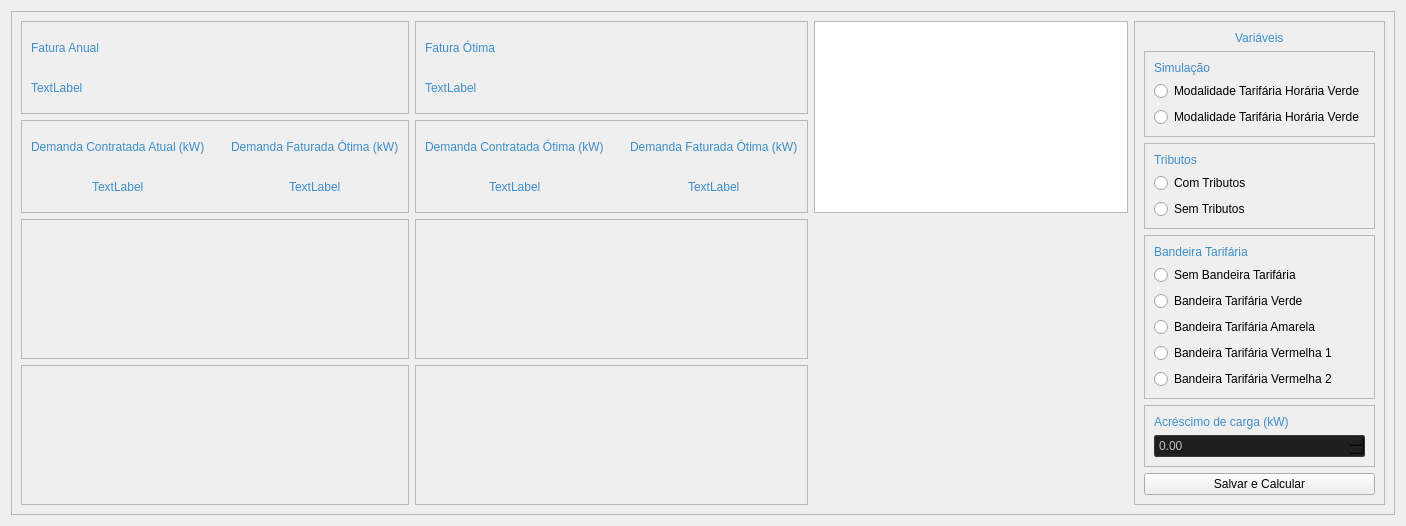
            <widget class="QWidget" name="page_3_Graficos">
             <property name="styleSheet">
              <string notr="true">QLabel {
    qproperty-alignment: AlignCenter;
	color: #3d8ec9;
	font: 77 14px &quot;Verdana&quot;;
}

QDoubleSpinBox
{
    selection-background-color: #302F2F;
    background-color: #201F1F;
    border-style: solid;
    border: 1px solid #3A3939;
    border-radius: 2px;
    padding: 2px;
	color: silver;
}

QComboBox
{
    selection-background-color: #302F2F;
    background-color: #201F1F;
    border-style: solid;
    border: 1px solid #3A3939;
    border-radius: 2px;
    padding: 2px;
	color: silver;
}</string>
             </property>
             <layout class="QVBoxLayout" name="verticalLayout_15">
              <item>
               <widget class="QFrame" name="frame_19">
                <property name="sizePolicy">
                 <sizepolicy hsizetype="Preferred" vsizetype="Expanding">
                  <horstretch>0</horstretch>
                  <verstretch>0</verstretch>
                 </sizepolicy>
                </property>
                <property name="frameShape">
                 <enum>QFrame::StyledPanel</enum>
                </property>
                <property name="frameShadow">
                 <enum>QFrame::Raised</enum>
                </property>
                <layout class="QGridLayout" name="gridLayout_6">
                 <item row="0" column="2" colspan="2">
                  <widget class="QFrame" name="frame_35">
                   <property name="sizePolicy">
                    <sizepolicy hsizetype="Preferred" vsizetype="Preferred">
                     <horstretch>0</horstretch>
                     <verstretch>0</verstretch>
                    </sizepolicy>
                   </property>
                   <property name="frameShape">
                    <enum>QFrame::StyledPanel</enum>
                   </property>
                   <property name="frameShadow">
                    <enum>QFrame::Raised</enum>
                   </property>
                   <layout class="QGridLayout" name="gridLayout_18">
                    <item row="0" column="0">
                     <widget class="QLabel" name="label_23">
                      <property name="text">
                       <string>Fatura Ótima</string>
                      </property>
                     </widget>
                    </item>
                    <item row="1" column="0">
                     <widget class="QLabel" name="label_27">
                      <property name="text">
                       <string>TextLabel</string>
                      </property>
                     </widget>
                    </item>
                   </layout>
                  </widget>
                 </item>
                 <item row="1" column="0" colspan="2">
                  <widget class="QFrame" name="frame_33">
                   <property name="frameShape">
                    <enum>QFrame::StyledPanel</enum>
                   </property>
                   <property name="frameShadow">
                    <enum>QFrame::Raised</enum>
                   </property>
                   <layout class="QGridLayout" name="gridLayout_17">
                    <item row="0" column="0" colspan="3">
                     <widget class="QLabel" name="label_24">
                      <property name="text">
                       <string>Demanda Contratada Atual (kW)</string>
                      </property>
                     </widget>
                    </item>
                    <item row="0" column="3" rowspan="2">
                     <spacer name="verticalSpacer_2">
                      <property name="orientation">
                       <enum>Qt::Vertical</enum>
                      </property>
                      <property name="sizeHint" stdset="0">
                       <size>
                        <width>20</width>
                        <height>70</height>
                       </size>
                      </property>
                     </spacer>
                    </item>
                    <item row="0" column="4" colspan="3">
                     <widget class="QLabel" name="label_25">
                      <property name="text">
                       <string>Demanda Faturada Ótima (kW)</string>
                      </property>
                     </widget>
                    </item>
                    <item row="1" column="0">
                     <spacer name="horizontalSpacer_10">
                      <property name="orientation">
                       <enum>Qt::Horizontal</enum>
                      </property>
                      <property name="sizeHint" stdset="0">
                       <size>
                        <width>46</width>
                        <height>20</height>
                       </size>
                      </property>
                     </spacer>
                    </item>
                    <item row="1" column="1">
                     <widget class="QLabel" name="label_28">
                      <property name="text">
                       <string>TextLabel</string>
                      </property>
                     </widget>
                    </item>
                    <item row="1" column="2">
                     <spacer name="horizontalSpacer_7">
                      <property name="orientation">
                       <enum>Qt::Horizontal</enum>
                      </property>
                      <property name="sizeHint" stdset="0">
                       <size>
                        <width>46</width>
                        <height>20</height>
                       </size>
                      </property>
                     </spacer>
                    </item>
                    <item row="1" column="4">
                     <spacer name="horizontalSpacer_9">
                      <property name="orientation">
                       <enum>Qt::Horizontal</enum>
                      </property>
                      <property name="sizeHint" stdset="0">
                       <size>
                        <width>40</width>
                        <height>20</height>
                       </size>
                      </property>
                     </spacer>
                    </item>
                    <item row="1" column="5">
                     <widget class="QLabel" name="label_29">
                      <property name="text">
                       <string>TextLabel</string>
                      </property>
                     </widget>
                    </item>
                    <item row="1" column="6">
                     <spacer name="horizontalSpacer_8">
                      <property name="orientation">
                       <enum>Qt::Horizontal</enum>
                      </property>
                      <property name="sizeHint" stdset="0">
                       <size>
                        <width>42</width>
                        <height>20</height>
                       </size>
                      </property>
                     </spacer>
                    </item>
                   </layout>
                  </widget>
                 </item>
                 <item row="1" column="2" colspan="2">
                  <widget class="QFrame" name="frame_34">
                   <property name="frameShape">
                    <enum>QFrame::StyledPanel</enum>
                   </property>
                   <property name="frameShadow">
                    <enum>QFrame::Raised</enum>
                   </property>
                   <layout class="QGridLayout" name="gridLayout_12">
                    <item row="0" column="0" colspan="3">
                     <widget class="QLabel" name="label_30">
                      <property name="text">
                       <string>Demanda Contratada Ótima (kW)</string>
                      </property>
                     </widget>
                    </item>
                    <item row="0" column="3" rowspan="2">
                     <spacer name="verticalSpacer">
                      <property name="orientation">
                       <enum>Qt::Vertical</enum>
                      </property>
                      <property name="sizeHint" stdset="0">
                       <size>
                        <width>20</width>
                        <height>70</height>
                       </size>
                      </property>
                     </spacer>
                    </item>
                    <item row="0" column="4" colspan="3">
                     <widget class="QLabel" name="label_31">
                      <property name="text">
                       <string>Demanda Faturada Ótima (kW)</string>
                      </property>
                     </widget>
                    </item>
                    <item row="1" column="0">
                     <spacer name="horizontalSpacer_4">
                      <property name="orientation">
                       <enum>Qt::Horizontal</enum>
                      </property>
                      <property name="sizeHint" stdset="0">
                       <size>
                        <width>48</width>
                        <height>20</height>
                       </size>
                      </property>
                     </spacer>
                    </item>
                    <item row="1" column="1">
                     <widget class="QLabel" name="label_32">
                      <property name="text">
                       <string>TextLabel</string>
                      </property>
                     </widget>
                    </item>
                    <item row="1" column="2">
                     <spacer name="horizontalSpacer_3">
                      <property name="orientation">
                       <enum>Qt::Horizontal</enum>
                      </property>
                      <property name="sizeHint" stdset="0">
                       <size>
                        <width>47</width>
                        <height>20</height>
                       </size>
                      </property>
                     </spacer>
                    </item>
                    <item row="1" column="4">
                     <spacer name="horizontalSpacer_6">
                      <property name="orientation">
                       <enum>Qt::Horizontal</enum>
                      </property>
                      <property name="sizeHint" stdset="0">
                       <size>
                        <width>42</width>
                        <height>20</height>
                       </size>
                      </property>
                     </spacer>
                    </item>
                    <item row="1" column="5">
                     <widget class="QLabel" name="label_52">
                      <property name="text">
                       <string>TextLabel</string>
                      </property>
                     </widget>
                    </item>
                    <item row="1" column="6">
                     <spacer name="horizontalSpacer_5">
                      <property name="orientation">
                       <enum>Qt::Horizontal</enum>
                      </property>
                      <property name="sizeHint" stdset="0">
                       <size>
                        <width>42</width>
                        <height>20</height>
                       </size>
                      </property>
                     </spacer>
                    </item>
                   </layout>
                  </widget>
                 </item>
                 <item row="2" column="0" colspan="2">
                  <widget class="QFrame" name="frame_20">
                   <property name="sizePolicy">
                    <sizepolicy hsizetype="Preferred" vsizetype="Expanding">
                     <horstretch>0</horstretch>
                     <verstretch>0</verstretch>
                    </sizepolicy>
                   </property>
                   <property name="frameShape">
                    <enum>QFrame::StyledPanel</enum>
                   </property>
                   <property name="frameShadow">
                    <enum>QFrame::Raised</enum>
                   </property>
                   <layout class="QVBoxLayout" name="verticalLayout_21">
                    <item>
                     <layout class="QVBoxLayout" name="verticalLayout_8"/>
                    </item>
                   </layout>
                  </widget>
                 </item>
                 <item row="3" column="0" colspan="2">
                  <widget class="QFrame" name="frame_29">
                   <property name="sizePolicy">
                    <sizepolicy hsizetype="Preferred" vsizetype="Expanding">
                     <horstretch>0</horstretch>
                     <verstretch>0</verstretch>
                    </sizepolicy>
                   </property>
                   <property name="frameShape">
                    <enum>QFrame::StyledPanel</enum>
                   </property>
                   <property name="frameShadow">
                    <enum>QFrame::Raised</enum>
                   </property>
                   <layout class="QVBoxLayout" name="verticalLayout_17">
                    <item>
                     <layout class="QVBoxLayout" name="verticalLayout_14"/>
                    </item>
                   </layout>
                  </widget>
                 </item>
                 <item row="0" column="4" rowspan="2" colspan="2">
                  <widget class="QTableView" name="tableView">
                   <property name="minimumSize">
                    <size>
                     <width>314</width>
                     <height>0</height>
                    </size>
                   </property>
                  </widget>
                 </item>
                 <item row="0" column="0" colspan="2">
                  <widget class="QFrame" name="frame_32">
                   <property name="sizePolicy">
                    <sizepolicy hsizetype="Preferred" vsizetype="Preferred">
                     <horstretch>0</horstretch>
                     <verstretch>0</verstretch>
                    </sizepolicy>
                   </property>
                   <property name="frameShape">
                    <enum>QFrame::StyledPanel</enum>
                   </property>
                   <property name="frameShadow">
                    <enum>QFrame::Raised</enum>
                   </property>
                   <layout class="QGridLayout" name="gridLayout_19">
                    <item row="0" column="0">
                     <widget class="QLabel" name="label_22">
                      <property name="text">
                       <string>Fatura Anual</string>
                      </property>
                     </widget>
                    </item>
                    <item row="1" column="0">
                     <widget class="QLabel" name="label_26">
                      <property name="text">
                       <string>TextLabel</string>
                      </property>
                     </widget>
                    </item>
                   </layout>
                  </widget>
                 </item>
                 <item row="3" column="2" colspan="2">
                  <widget class="QFrame" name="frame_31">
                   <property name="sizePolicy">
                    <sizepolicy hsizetype="Preferred" vsizetype="Expanding">
                     <horstretch>0</horstretch>
                     <verstretch>0</verstretch>
                    </sizepolicy>
                   </property>
                   <property name="frameShape">
                    <enum>QFrame::StyledPanel</enum>
                   </property>
                   <property name="frameShadow">
                    <enum>QFrame::Raised</enum>
                   </property>
                   <layout class="QVBoxLayout" name="verticalLayout_16">
                    <item>
                     <layout class="QVBoxLayout" name="verticalLayout_18"/>
                    </item>
                   </layout>
                  </widget>
                 </item>
                 <item row="2" column="5" rowspan="2">
                  <spacer name="verticalSpacer_4">
                   <property name="orientation">
                    <enum>Qt::Vertical</enum>
                   </property>
                   <property name="sizeHint" stdset="0">
                    <size>
                     <width>20</width>
                     <height>40</height>
                    </size>
                   </property>
                  </spacer>
                 </item>
                 <item row="2" column="2" colspan="2">
                  <widget class="QFrame" name="frame_28">
                   <property name="sizePolicy">
                    <sizepolicy hsizetype="Preferred" vsizetype="Expanding">
                     <horstretch>0</horstretch>
                     <verstretch>0</verstretch>
                    </sizepolicy>
                   </property>
                   <property name="frameShape">
                    <enum>QFrame::StyledPanel</enum>
                   </property>
                   <property name="frameShadow">
                    <enum>QFrame::Raised</enum>
                   </property>
                   <layout class="QVBoxLayout" name="verticalLayout_22">
                    <item>
                     <layout class="QVBoxLayout" name="verticalLayout_11"/>
                    </item>
                   </layout>
                  </widget>
                 </item>
                 <item row="0" column="6" rowspan="4">
                  <widget class="QFrame" name="frame_30">
                   <property name="minimumSize">
                    <size>
                     <width>50</width>
                     <height>0</height>
                    </size>
                   </property>
                   <property name="frameShape">
                    <enum>QFrame::StyledPanel</enum>
                   </property>
                   <property name="frameShadow">
                    <enum>QFrame::Raised</enum>
                   </property>
                   <layout class="QVBoxLayout" name="verticalLayout_19">
                    <item alignment="Qt::AlignHCenter|Qt::AlignVCenter">
                     <widget class="QLabel" name="label_8">
                      <property name="text">
                       <string>Variáveis</string>
                      </property>
                     </widget>
                    </item>
                    <item alignment="Qt::AlignTop">
                     <widget class="QFrame" name="frame_36">
                      <property name="sizePolicy">
                       <sizepolicy hsizetype="Preferred" vsizetype="Preferred">
                        <horstretch>0</horstretch>
                        <verstretch>0</verstretch>
                       </sizepolicy>
                      </property>
                      <property name="frameShape">
                       <enum>QFrame::StyledPanel</enum>
                      </property>
                      <property name="frameShadow">
                       <enum>QFrame::Raised</enum>
                      </property>
                      <layout class="QVBoxLayout" name="verticalLayout_20">
                       <item>
                        <widget class="QLabel" name="label_16">
                         <property name="text">
                          <string>Simulação</string>
                         </property>
                        </widget>
                       </item>
                       <item>
                        <widget class="QRadioButton" name="radioButton">
                         <property name="text">
                          <string>Modalidade Tarifária Horária Verde</string>
                         </property>
                        </widget>
                       </item>
                       <item>
                        <widget class="QRadioButton" name="radioButton_2">
                         <property name="text">
                          <string>Modalidade Tarifária Horária Verde</string>
                         </property>
                        </widget>
                       </item>
                      </layout>
                     </widget>
                    </item>
                    <item alignment="Qt::AlignTop">
                     <widget class="QFrame" name="frame_37">
                      <property name="frameShape">
                       <enum>QFrame::StyledPanel</enum>
                      </property>
                      <property name="frameShadow">
                       <enum>QFrame::Raised</enum>
                      </property>
                      <layout class="QVBoxLayout" name="verticalLayout_23">
                       <item>
                        <widget class="QLabel" name="label_18">
                         <property name="text">
                          <string>Tributos</string>
                         </property>
                        </widget>
                       </item>
                       <item>
                        <widget class="QRadioButton" name="radioButton_4">
                         <property name="text">
                          <string>Com Tributos</string>
                         </property>
                        </widget>
                       </item>
                       <item>
                        <widget class="QRadioButton" name="radioButton_3">
                         <property name="text">
                          <string>Sem Tributos</string>
                         </property>
                        </widget>
                       </item>
                      </layout>
                     </widget>
                    </item>
                    <item alignment="Qt::AlignTop">
                     <widget class="QFrame" name="frame_38">
                      <property name="frameShape">
                       <enum>QFrame::StyledPanel</enum>
                      </property>
                      <property name="frameShadow">
                       <enum>QFrame::Raised</enum>
                      </property>
                      <layout class="QVBoxLayout" name="verticalLayout_24">
                       <item>
                        <widget class="QLabel" name="label_19">
                         <property name="text">
                          <string>Bandeira Tarifária</string>
                         </property>
                        </widget>
                       </item>
                       <item>
                        <widget class="QRadioButton" name="radioButton_6">
                         <property name="text">
                          <string>Sem Bandeira Tarifária</string>
                         </property>
                        </widget>
                       </item>
                       <item>
                        <widget class="QRadioButton" name="radioButton_5">
                         <property name="text">
                          <string>Bandeira Tarifária Verde</string>
                         </property>
                        </widget>
                       </item>
                       <item>
                        <widget class="QRadioButton" name="radioButton_7">
                         <property name="text">
                          <string>Bandeira Tarifária Amarela</string>
                         </property>
                        </widget>
                       </item>
                       <item>
                        <widget class="QRadioButton" name="radioButton_8">
                         <property name="text">
                          <string>Bandeira Tarifária Vermelha 1</string>
                         </property>
                        </widget>
                       </item>
                       <item>
                        <widget class="QRadioButton" name="radioButton_9">
                         <property name="text">
                          <string>Bandeira Tarifária Vermelha 2</string>
                         </property>
                        </widget>
                       </item>
                      </layout>
                     </widget>
                    </item>
                    <item alignment="Qt::AlignTop">
                     <widget class="QFrame" name="frame_39">
                      <property name="frameShape">
                       <enum>QFrame::StyledPanel</enum>
                      </property>
                      <property name="frameShadow">
                       <enum>QFrame::Raised</enum>
                      </property>
                      <layout class="QVBoxLayout" name="verticalLayout_25">
                       <item>
                        <widget class="QLabel" name="label_20">
                         <property name="text">
                          <string>Acréscimo de carga (kW)</string>
                         </property>
                        </widget>
                       </item>
                       <item>
                        <widget class="QDoubleSpinBox" name="doubleSpinBox_63"/>
                       </item>
                      </layout>
                     </widget>
                    </item>
                    <item alignment="Qt::AlignVCenter">
                     <widget class="QPushButton" name="pushButton_4">
                      <property name="text">
                       <string>Salvar e Calcular</string>
                      </property>
                     </widget>
                    </item>
                   </layout>
                  </widget>
                 </item>
                </layout>
               </widget>
              </item>
             </layout>
            </widget>
